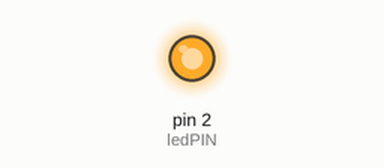
A sketch run on a simulated Arduino Uno, built with avr-gcc and run on an emulated ATmega328P. Parts: output pins drawn as LEDs (lit = HIGH).

Above: at 0.1 s.
Timing chart, 0 to 1.6 s (numbered marks = the images above):
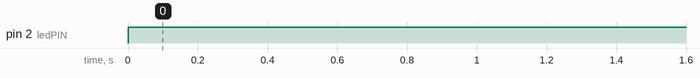

The sketch:

C_digo_para_calar_los_Leds_xd.ino
```cpp
const int ledPIN=2;

void setup() {
  Serial.begin(9600);
  pinMode(ledPIN, OUTPUT);

}

void loop() {
  digitalWrite(ledPIN, HIGH);


}
```

Measured:
- by itself, pin 2 (ledPIN): LOW → HIGH at 0.00 s
